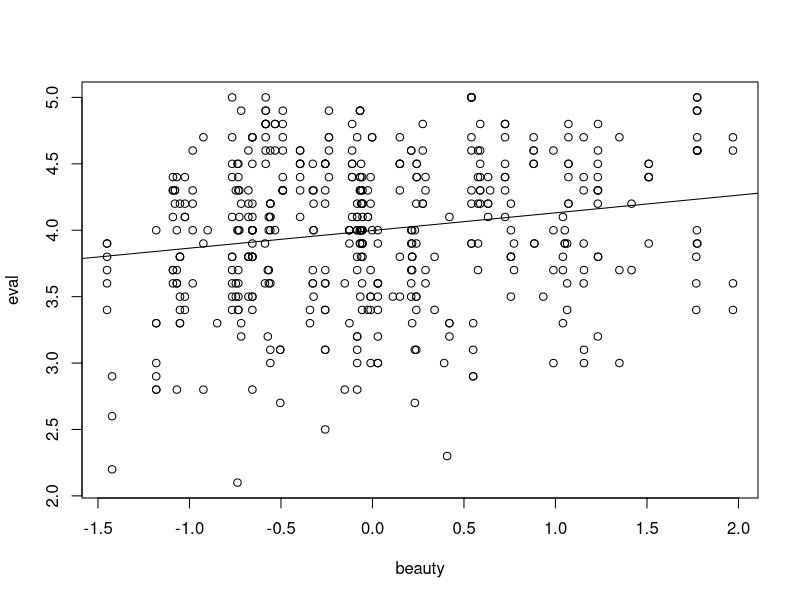

The R source for this figure:
library(AER)


### Name: TeachingRatings
### Title: Impact of Beauty on Instructor's Teaching Ratings
### Aliases: TeachingRatings
### Keywords: datasets

### ** Examples

data("TeachingRatings", package = "AER")

## evaluation score vs. beauty
plot(eval ~ beauty, data = TeachingRatings)
fm <- lm(eval ~ beauty, data = TeachingRatings)
abline(fm)
summary(fm)

## prediction of Stock & Watson's evaluation score
sw <- with(TeachingRatings, mean(beauty) + c(0, 1) * sd(beauty))
names(sw) <- c("Watson", "Stock")
predict(fm, newdata = data.frame(beauty = sw))

## Hamermesh and Parker, 2005, Table 3
fmw <- lm(eval ~ beauty + gender + minority + native + tenure + division + credits,
  weights = students, data = TeachingRatings)
coeftest(fmw, vcov = vcovCL, cluster = TeachingRatings$prof)
